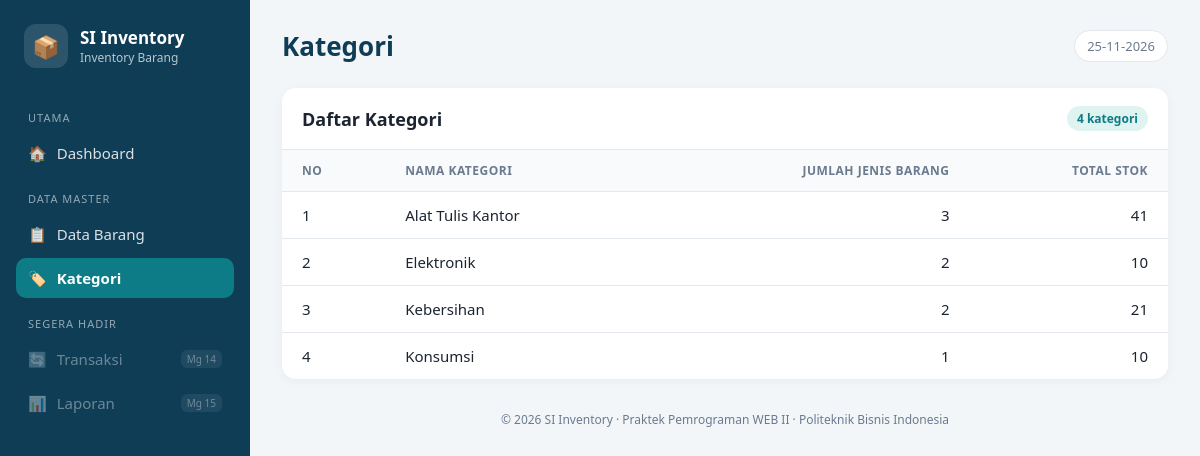
The page /kategori/index.php on the database its author committed.
### tables this page shows
CREATE TABLE kategori (
  id             INT AUTO_INCREMENT PRIMARY KEY,
  nama_kategori  VARCHAR(100) NOT NULL UNIQUE
);

### includes/functions.php (called while the page is built, shortened)
<?php
function e($text): string
{
    return htmlspecialchars((string) $text, ENT_QUOTES, 'UTF-8');
}
function angka($angka): string
{
    return number_format((int) $angka, 0, ',', '.');
}

### kategori/index.php (the view, shortened to what this page needs)
<?php
require __DIR__ . '/../config/database.php';
require __DIR__ . '/../includes/functions.php';
$sql = "SELECT k.id, k.nama_kategori,
               COUNT(b.id)            AS jumlah_barang,
               COALESCE(SUM(b.stok), 0) AS total_stok
        FROM kategori k
        LEFT JOIN barang b ON b.kategori_id = k.id
        GROUP BY k.id, k.nama_kategori
        ORDER BY k.nama_kategori ASC";
$daftarKategori = $pdo->query($sql)->fetchAll();
require __DIR__ . '/../includes/header.php';
?>
<section class="card">
    <div class="card-header">
        <h2>Daftar Kategori</h2>
        <span class="badge badge-info"><?= count($daftarKategori) ?> kategori</span>
    </div>
    <div class="table-wrap">
        <table class="table">
            <thead>
                <tr>
                    <th>No</th>
                    <th>Nama Kategori</th>
                    <th class="text-right">Jumlah Jenis Barang</th>
                    <th class="text-right">Total Stok</th>
                </tr>
            </thead>
            <tbody>
            <?php foreach ($daftarKategori as $i => $k): ?>
                <tr>
                    <td><?= $i + 1 ?></td>
                    <td><?= e($k['nama_kategori']) ?></td>
                    <td class="text-right"><?= angka($k['jumlah_barang']) ?></td>
                    <td class="text-right"><?= angka($k['total_stok']) ?></td>
                </tr>
            <?php endforeach; ?>
            </tbody>
        </table>
    </div>
</section>
<?php require __DIR__ . '/../includes/footer.php'; ?>

### assets/css/style.css (style rules this page uses)
:root { --primary: #0e7c86; --primary-dark: #0f3d56; --bg: #f3f6f9; --card: #ffffff; --text: #1b2430; --muted: #6b7a8f; --border: #e3e8ee; --danger: #c8553d; --success: #2f8f4e; --radius: 14px; }
* { box-sizing: border-box; }
body { margin: 0; font-family: "Segoe UI", system-ui, -apple-system, Roboto, Arial, sans-serif; background: var(--bg); color: var(--text); font-size: 15px; }
.card { background: var(--card); border-radius: var(--radius); box-shadow: 0 2px 10px rgba(15, 61, 86, .06); overflow: hidden; }
.card-header { display: flex; justify-content: space-between; align-items: center; padding: 18px 20px; border-bottom: 1px solid var(--border); }
.card-header h2 { margin: 0; font-size: 18px; }
.table-wrap { overflow-x: auto; }
.table { width: 100%; border-collapse: collapse; }
.table th { background: #f8fafc; color: var(--muted); font-size: 12px; text-transform: uppercase; letter-spacing: .5px; text-align: left; padding: 12px 20px; white-space: nowrap; }
.table td { padding: 13px 20px; border-top: 1px solid var(--border); }
.text-right { text-align: right !important; }
.badge { display: inline-block; padding: 4px 10px; border-radius: 999px; font-size: 12px; font-weight: 600; }
.badge-info { background: #dff3f1; color: var(--primary); }

### rows shown on the page
kategori: nama_kategori "Alat Tulis Kantor", jumlah_barang "3", total_stok "41"
kategori: nama_kategori "Elektronik", jumlah_barang "2", total_stok "10"
kategori: nama_kategori "Kebersihan", jumlah_barang "2", total_stok "21"
kategori: nama_kategori "Konsumsi", jumlah_barang "1", total_stok "10"

### other values the page prints
APP_NAME "SI Inventory"
$pageTitle "Kategori"
count($daftarKategori) "4"
